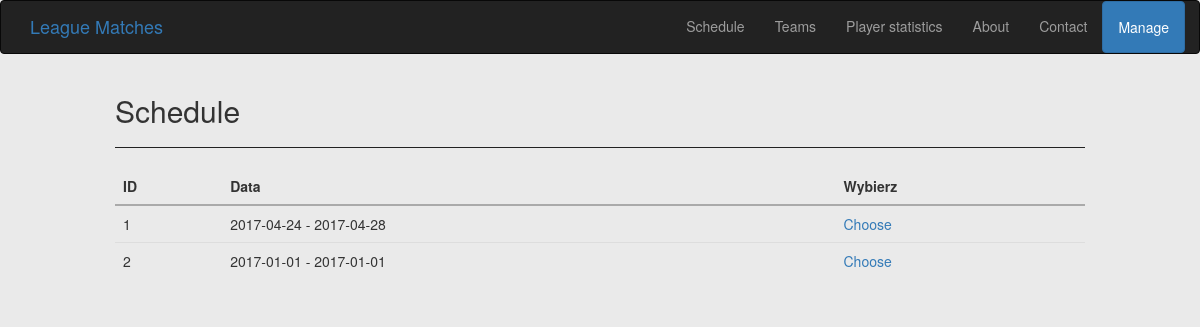
/schedule/, run on an earlier commit of the app's database.
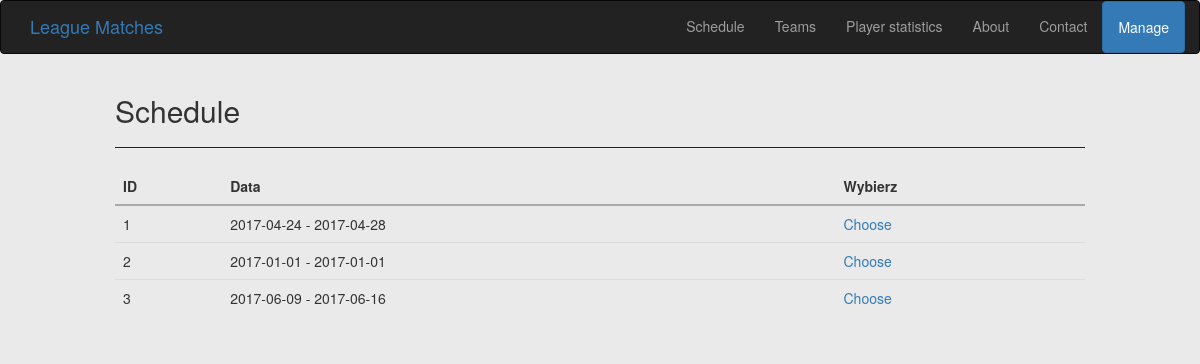
And on a later commit of the database.
### game/models.py (models this page shows)
class Serie(models.Model):
    begin = models.DateField()
    end = models.DateField()
    def __str__(self):
        return str(self.begin) + ' - ' + str(self.end)

### game/views.py (the view)
# urls.py: url(r'^schedule/$', views.show_schedule, name="schedule"),
def show_schedule(request):
    series = Serie.objects.all()
    return render_to_response('schedule.html', {'series': series})

### game/templates/schedule.html
{% extends "base.html" %}
{% block content %}
    <h2>Schedule</h2>
    <hr>
    <table class="table table-responsive">
        <thead>
            <tr>
                <th>ID</th>
                <th>Data</th>
                <th>Wybierz</th>
            </tr>
        </thead>
        <tbody>
            {% for s in series %}
                <tr>
                    <td>{{ s.id }}</td>
                    <td>{{ s }}</td>
                    <td><a href="{% url 'game:games' s.id %}">Choose</a></td>
                </tr>
            {% endfor %}
        </tbody>
    </table>
{% endblock %}

What changed in the data, as far as the page shows it:
added Serie: id "3", begin+end "2017-06-09 - 2017-06-16"
